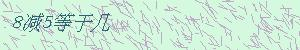
#> input picture xzscredit/validatecode/jilin/0101.jpg, 300 x 50 px, given as the content of the folder C:/Users/cooper/Desktop/opp/jilin/a, which was not available
$ python pic_spli.py   (Python 2 division)
#> lines starting #> are read from the running program, lines starting #| are printed output that depends on the picture; after the words box and inside, x2 and y2 are one past the last pixel; in counts of white or black regions, pixels touching at a corner belong together; pictures that were not available may be replaced by others from this repository, and a replacement may not be noted
### xzscredit/validatecode/jilin/image_deal_with.py
# coding:utf-8
from PIL import Image


class IMAGE():
    def __init__(self, image):
        self.image = image

    def split(self, image, region):
        return image.crop(region)

    def niuqu(self, image, niu_list):
        '''
        把图像转正
        :param image:
        :param niu_list: 一个列表，分别为从图像最后一行的偏移量
        :return:
        '''
        width, hight = image.size
        for y in range(hight-1, -1, -1):
            for x in range(width-20):
                image.putpixel((x, y), image.getpixel((x + niu_list[y], y)))

        return image


    # [41 lines left out: functions black_white, del_noise, not called in this run]


    def to_l(self, image):
        return image.convert('L')


    def to_two(self, image, threshold):
        table = []
        for i in range(256):
            if i < threshold:
                table.append(0)
            else:
                table.append(1)
        return image.point(table, '1')


    def re_size(self, image, size):
        image.thumbnail(size)
        return image


    def im_split(self, image, region):
        image.crop(region).show()


    # [53 lines left out: functions clear, im_tongji, xiangsi, jinsi, not called in this run]


    def im_view(self):
        image = self.main()
        print image.size
        # print image.getpixel((140, 15))
        # print image.getpixel((1, 1))
        # print image.getpixel((195, 49))

    def get_split_list(self, image):
        split_list = []
        del_list = []
        label = 0
        width, hight = image.size
        for x in range(width):
            count = 0
            for y in range(hight):
                if image.getpixel((x, y)) == label:
                    count += 1
            if count > 0:
                split_list.append(x)

        for x in range(len(split_list)):
            if split_list[x] -1 in split_list and split_list[x] + 1 in split_list:
                del_list.append(x)
        for x in del_list[::-1]:
            split_list.pop(x)
        return split_list

    def compose_region_list(self, l, region):
        region_list = []
        for x in range(len(l)/2):
            region_list.append((l[x*2], region[1], l[x*2+1], region[3]))
        return region_list


    def get_region_list(self):
        image = self.main()
        split_list = self.get_split_list(image)
        region_list = self.compose_region_list(split_list, (0, 0, 0, 19))
        return region_list


    def main(self):
        image = self.image
        size = (100, 10)
        threshold = 100
        del_noise_value = 7
        region = (0, 13, 250, 32)

        # 把图片上下的无用部分切除
        image = self.split(image, region)

        # 把图片的扭曲转正
        niu_list = [6, 6, 6, 6, 6, 5, 5, 5, 5, 4, 3, 3, 3, 2, 2, 2, 1, 1, 0]
        image = self.niuqu(image, niu_list)
        image = self.to_l(image)
        image = self.to_two(image, threshold)

        image = self.re_size(image, size)


        # [6 lines of commented-out code are left out]
        return image

# region_list = [(14, 5, 27, 19), (23, 5, 36, 19), (35, 5, 48, 19), (47, 5, 60, 19)]
# [37 lines that do not run on import are left out]

### xzscredit/validatecode/jilin/pic_spli.py
# coding:utf-8
from PIL import Image
import time
import os
from image_deal_with import IMAGE

threshold = 100
table = []
for i in range(256):
    if i < threshold:
        table.append(0)
    else:
        table.append(1)


frompath = r'C:\\Users\\cooper\\Desktop\\opp\\jilin\\a'
topath = r'C:\\Users\\cooper\\Desktop\\opp\\jilin\\p'
for x, y, z in os.walk(frompath):
    for w in z:
        fname = os.path.join(x, w)
        print fname
        image = Image.open(fname)
#> image is the input picture: PIL image 300x50 RGB; mean R, G, B 205, 233.8, 216.4
        im = IMAGE(image)
        image = im.main()
#> in split, `return image.crop(region)`:
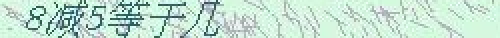
#> returned value: PIL image 250x19 RGB (shown 2 times larger); mean R, G, B 195.6, 224.8, 210.4
#> after the loop in niuqu, `for y in range(hight-1, -1, -1):`:
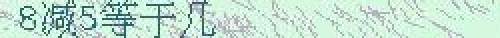
#> image: PIL image 250x19 RGB (shown 2 times larger); mean R, G, B 195.5, 224.8, 210.4
#> in to_l, `return image.convert('L')`:
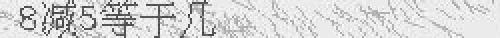
#> returned value: PIL image 250x19 L (shown 2 times larger); min 57, max 253, mean 214.4
#> in to_two, `return image.point(table, '1')`:
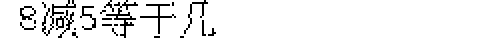
#> returned value: PIL image 250x19 1 (shown 2 times larger); 92.5% white; black in thin lines or dots, all inside (x1, y1, x2, y2) = (10, 0, 108, 19)
        region = im.get_region_list()
#> in get_region_list, `split_list = self.get_split_list(image)`: split_list = [4, 5, 8, 14, 16, 18, 20, 22, 25, 28, 34, 38, 42]
#> the loop in compose_region_list, `for x in range(len(l)/2):` made 6 passes
#> after the loop in compose_region_list, `for x in range(len(l)/2):`: region_list = [(4, 0, 5, 19), (8, 0, 14, 19), (16, 0, 18, 19), (20, 0, 22, 19), (25, 0, 28, 19), (34, 0, 38, 19)]
#> region has the same summary as region_list in compose_region_list
        for enu,regi in enumerate(region):
            p = image.crop(regi)
            p.save(os.path.join(topath, w[:-3] + str(enu) + ".jpg"), 'BMP')
#> this loop made 6 passes

$ run again, on xzscredit/validatecode/jilin/0103.jpg
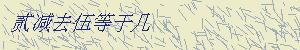
#> input picture xzscredit/validatecode/jilin/0103.jpg, 300 x 50 px, given as the content of the folder C:/Users/cooper/Desktop/opp/jilin/a, which was not available
#> image is the input picture: PIL image 300x50 RGB; mean R, G, B 217.5, 219.1, 196.4
#> after the loop in niuqu, `for y in range(hight-1, -1, -1):`:
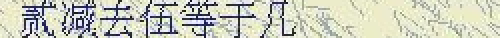
#> image: PIL image 250x19 RGB (shown 2 times larger); mean R, G, B 202.1, 204.2, 189.8
#> in to_two, `return image.point(table, '1')`:
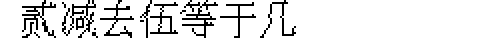
#> returned value: PIL image 250x19 1 (shown 2 times larger); 88.2% white; black in thin lines or dots, all inside (x1, y1, x2, y2) = (11, 0, 148, 19)
#> in get_region_list, `split_list = self.get_split_list(image)`: split_list = [4, 10, 12, 18, 21, 23, 25, 28, 33, 36, 38, 41, 44, 50, 52, 54, 58]
#> the loop in compose_region_list, `for x in range(len(l)/2):` made 8 passes
#> after the loop in compose_region_list, `for x in range(len(l)/2):`: region_list = [(4, 0, 10, 19), (12, 0, 18, 19), (21, 0, 23, 19), (25, 0, 28, 19), (33, 0, 36, 19), (38, 0, 41, 19), (44, 0, 50, 19), (52, 0, 54, 19)]
#> region has the same summary as region_list in compose_region_list
#> the loop `for enu,regi in enumerate(region):` made 8 passes

$ run again, on xzscredit/validatecode/jilin/0104.jpg
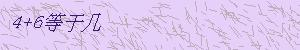
#> input picture xzscredit/validatecode/jilin/0104.jpg, 300 x 50 px, given as the content of the folder C:/Users/cooper/Desktop/opp/jilin/a, which was not available
#> image is the input picture: PIL image 300x50 RGB; mean R, G, B 221.2, 199.2, 237.6
#> after the loop in niuqu, `for y in range(hight-1, -1, -1):`:
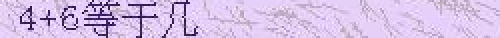
#> image: PIL image 250x19 RGB (shown 2 times larger); mean R, G, B 213.3, 191, 230.3
#> in to_two, `return image.point(table, '1')`:
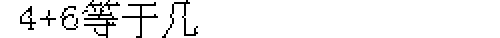
#> returned value: PIL image 250x19 1 (shown 2 times larger); 94.1% white; black in thin lines or dots, all inside (x1, y1, x2, y2) = (10, 0, 99, 19)
#> in get_region_list, `split_list = self.get_split_list(image)`: split_list = [5, 9, 12, 15, 17, 18, 20, 31, 33, 39]
#> the loop in compose_region_list, `for x in range(len(l)/2):` made 5 passes
#> after the loop in compose_region_list, `for x in range(len(l)/2):`: region_list = [(5, 0, 9, 19), (12, 0, 15, 19), (17, 0, 18, 19), (20, 0, 31, 19), (33, 0, 39, 19)]
#> region has the same summary as region_list in compose_region_list
#> the loop `for enu,regi in enumerate(region):` made 5 passes
